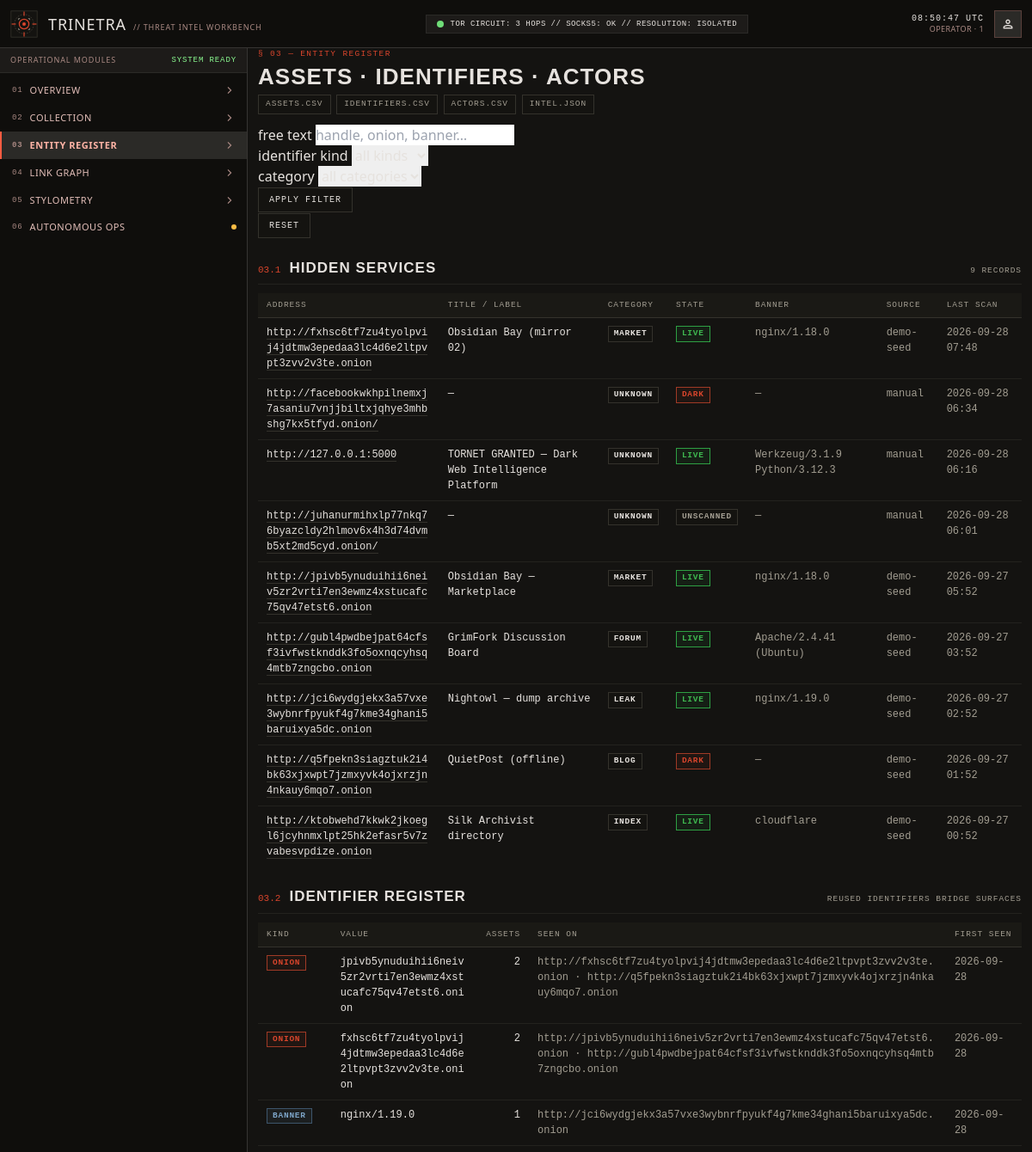
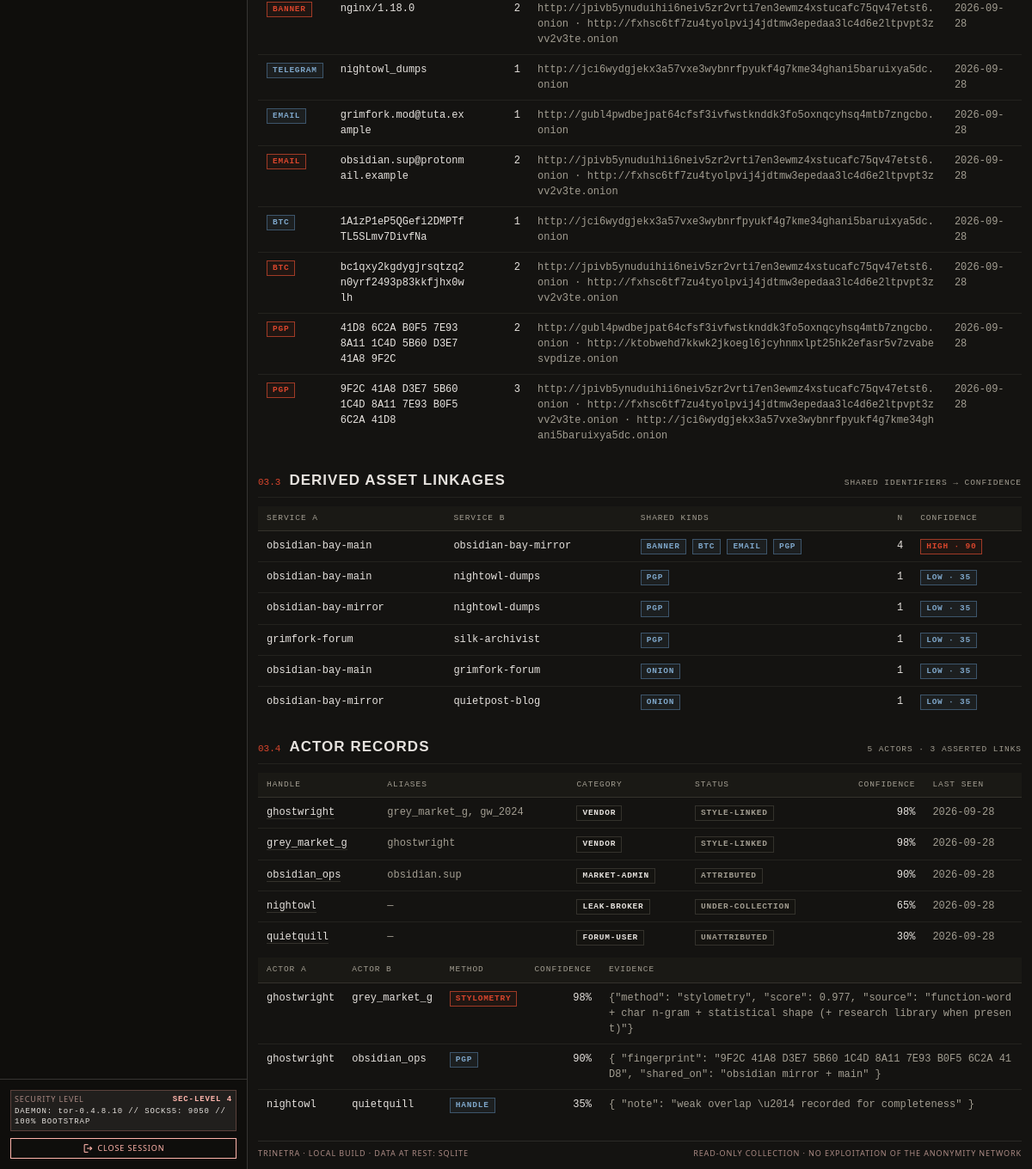
/intel/ (signed in), run on the app's committed database (2 pictures, top to bottom).
### models.py (models this page shows, shortened)
class Asset(db.Model):
    __tablename__ = "assets"
    id = db.Column(db.Integer, primary_key=True)
    url = db.Column(db.String(512), unique=True, nullable=False, index=True)
    label = db.Column(db.String(160), default="")
    category = db.Column(db.String(40), default="unknown")  # market|forum|leak|blog|index|unknown
    kind = db.Column(db.String(20), default="onion")        # onion|clearnet
    title = db.Column(db.String(255), default="")
    alive = db.Column(db.Boolean, default=None)
    status_code = db.Column(db.Integer, nullable=True)
    server_banner = db.Column(db.String(255), default="")
    cert_subject = db.Column(db.String(255), default="")
    cert_org = db.Column(db.String(255), default="")
    favicon_hash = db.Column(db.String(64), default="")
    fingerprint = db.Column(db.String(255), default="")
    source = db.Column(db.String(60), default="manual")
    notes = db.Column(db.Text, default="")
    first_seen = db.Column(db.DateTime, default=utcnow)
    last_scan = db.Column(db.DateTime, nullable=True)

class Identifier(db.Model):
    __tablename__ = "identifiers"
    id = db.Column(db.Integer, primary_key=True)
    kind = db.Column(db.String(30), index=True)  # pgp|btc|xmr|eth|email|handle|telegram|onion|domain|banner
    value = db.Column(db.String(512))
    norm = db.Column(db.String(512), index=True)
    first_seen = db.Column(db.DateTime, default=utcnow)
    last_seen = db.Column(db.DateTime, default=utcnow, index=True)
    __table_args__ = (db.UniqueConstraint("kind", "norm", name="uq_ident"),)

class Actor(db.Model):
    __tablename__ = "actors"
    id = db.Column(db.Integer, primary_key=True)
    handle = db.Column(db.String(120), unique=True, nullable=False)
    aliases = db.Column(db.String(255), default="")
    category = db.Column(db.String(40), default="unknown")
    confidence = db.Column(db.Integer, default=0)   # 0-100 attribution confidence
    status = db.Column(db.String(30), default="unattributed")
    first_seen = db.Column(db.DateTime, default=utcnow)
    last_seen = db.Column(db.DateTime, default=utcnow)
    notes = db.Column(db.Text, default="")

class PersonaLink(db.Model):
    __tablename__ = "persona_links"
    id = db.Column(db.Integer, primary_key=True)
    actor_a = db.Column(db.String(120), index=True)
    actor_b = db.Column(db.String(120), index=True)
    method = db.Column(db.String(30))   # pgp|wallet|handle|stylometry|infra
    confidence = db.Column(db.Integer, default=0)
    evidence = db.Column(db.Text, default="[]")
    created_at = db.Column(db.DateTime, default=utcnow)

### routes/intel.py (the view)
@intel_bp.route("/")
def index():
    q = (request.args.get("q") or "").strip().lower()
    kind = request.args.get("kind", "")
    category = request.args.get("category", "")
    assets = Asset.query.order_by(Asset.last_scan.desc().nullslast(), Asset.id.desc())
    if q:
        like = f"%{q}%"
        assets = assets.filter(db.or_(Asset.url.like(like), Asset.title.like(like),
                                      Asset.label.like(like), Asset.server_banner.like(like)))
    if category:
        assets = assets.filter_by(category=category)
    assets = assets.limit(200).all()
    idents = Identifier.query.order_by(Identifier.last_seen.desc())
    if kind:
        idents = idents.filter_by(kind=kind)
    else:
        idents = idents.limit(300)
    ident_rows = []
    for i in idents:
        assets_for = [m.asset for m in i.mentions if m.asset]
        shared = len({a.id for a in assets_for}) >= 2
        ident_rows.append((i, assets_for, shared))
    actors = Actor.query.order_by(Actor.confidence.desc(), Actor.handle).all()
    links = linkage_rows()
    kinds = [k for (k,) in db.session.query(Identifier.kind).distinct().order_by(Identifier.kind)]
    categories = [c for (c,) in db.session.query(Asset.category).distinct().order_by(Asset.category)]
    return render_template(
        "intel.html",
        assets=assets,
        ident_rows=ident_rows,
        actors=actors,
        persona_links=PersonaLink.query.order_by(PersonaLink.confidence.desc()).all(),
        linkages=links,
        kinds=kinds,
        categories=categories,
        filters={"q": q, "kind": kind, "category": category},
    )

### engines/correlate.py (called while the page is built)
def confidence_for(count: int):
    return CONFIDENCE[min(count, 3)]

def linkage_rows():
    rows = []
    for pair in shared_identifier_pairs():
        kinds = sorted({i.kind for i in pair["identifiers"]})
        rows.append(
            {
                "a": pair["asset_a"].url,
                "b": pair["asset_b"].url,
                "a_label": pair["asset_a"].label or pair["asset_a"].title or pair["asset_a"].url,
                "b_label": pair["asset_b"].label or pair["asset_b"].title or pair["asset_b"].url,
                "count": pair["count"],
                "kinds": kinds,
                "score": pair["score"],
                "label": pair["label"],
                "rationale": pair["rationale"],
                "identifiers": [
                    {"kind": i.kind, "value": i.value[:70]} for i in pair["identifiers"]
                ],
            }
        )
    return rows

### templates/intel.html (shortened to what this page needs)
{% extends "base.html" %}
{% block content %}
<div class="masthead">
  <div>
    <div class="eyebrow">§ 03 — entity register</div>
    <h2>Assets · identifiers · actors</h2>
  </div>
  <div class="meta">
    <a class="btn small" href="{{ url_for('export.assets_csv') }}">assets.csv</a>
    <a class="btn small" href="{{ url_for('export.identifiers_csv') }}">identifiers.csv</a>
    <a class="btn small" href="{{ url_for('export.actors_csv') }}">actors.csv</a>
    <a class="btn small" href="{{ url_for('export.intel_json') }}">intel.json</a>
  </div>
</div>
<form method="get" class="filters" style="margin-bottom:22px">
  <div class="field">
    <label class="fl" for="q">free text</label>
    <input id="q" type="text" name="q" value="{{ filters.q }}" placeholder="handle, onion, banner…">
  </div>
  <div class="field">
    <label class="fl" for="kind">identifier kind</label>
    <select id="kind" name="kind">
      <option value="">all kinds</option>
    </select>
  </div>
  <div class="field">
    <label class="fl" for="category">category</label>
    <select id="category" name="category">
      <option value="">all categories</option>
    </select>
  </div>
  <div class="field"><button class="btn" type="submit">apply filter</button></div>
  <div class="field"><a class="btn" href="{{ url_for('intel.index') }}">reset</a></div>
</form>
<div class="section-head"><span class="sn">03.1</span><h3>Hidden services</h3>
  <span class="sh">{{ assets | length }} records</span></div>
<div class="panel"><div class="body tight">
  <table>
    <thead><tr><th>address</th><th>title / label</th><th>category</th><th>state</th>
      <th>banner</th><th>source</th><th>last scan</th></tr></thead>
    <tbody>
    {% for a in assets %}
      <tr>
        <td class="wrap"><a href="{{ url_for('intel.asset', asset_id=a.id) }}">{{ a.url }}</a></td>
        <td>{{ a.title or a.label or '—' }}</td>
        <td><span class="tag dark">{{ a.category }}</span></td>
        <td>
          {% if a.alive is none %}<span class="tag info">unscanned</span>
          {% elif a.alive %}<span class="tag ok">live</span>
          {% else %}<span class="tag high">dark</span>{% endif %}
        </td>
        <td class="mono dim">{{ a.server_banner or '—' }}</td>
        <td class="dim">{{ a.source }}</td>
        <td class="dim">{{ a.last_scan.strftime('%Y-%m-%d %H:%M') if a.last_scan else '—' }}</td>
      </tr>
    {% else %}
      <tr><td colspan="7" class="empty">no services — start a collection run</td></tr>
    {% endfor %}
    </tbody>
  </table>
</div></div>
<div class="section-head"><span class="sn">03.2</span><h3>Identifier register</h3>
  <span class="sh">reused identifiers bridge surfaces</span></div>
<div class="panel"><div class="body tight">
  <table>
    <thead><tr><th>kind</th><th>value</th><th class="num">assets</th><th>seen on</th><th>first seen</th></tr></thead>
    <tbody>
    {% for i, asset_list, shared in ident_rows %}
      <tr>
        <td><span class="tag {{ 'high' if shared else 'blue' }}">{{ i.kind }}</span></td>
        <td class="wrap mono">{{ i.value[:110] }}{% if i.value|length > 110 %}…{% endif %}</td>
        <td class="num">{{ asset_list | length }}</td>
        <td class="wrap dim">
          {% for a in asset_list[:3] %}{{ a.url }}{% if not loop.last %} · {% endif %}{% endfor %}
        </td>
        <td class="dim">{{ i.first_seen.strftime('%Y-%m-%d') }}</td>
      </tr>
    {% else %}
      <tr><td colspan="5" class="empty">no identifiers harvested yet</td></tr>
    {% endfor %}
    </tbody>
  </table>
</div></div>
<div class="section-head"><span class="sn">03.3</span><h3>Derived asset linkages</h3>
  <span class="sh">shared identifiers → confidence</span></div>
<div class="panel"><div class="body tight">
  <table>
    <thead><tr><th>service a</th><th>service b</th><th>shared kinds</th>
      <th class="num">n</th><th>confidence</th></tr></thead>
    <tbody>
    {% for l in linkages %}
      <tr>
        <td class="wrap">{{ l.a_label }}</td>
        <td class="wrap">{{ l.b_label }}</td>
        <td>{% for k in l.kinds %}<span class="tag blue">{{ k }}</span> {% endfor %}</td>
        <td class="num">{{ l.count }}</td>
        <td><span class="tag {{ 'high' if l.score >= 90 else ('medium' if l.score >= 65 else 'low') }}">{{ l.label }} · {{ l.score }}</span></td>
      </tr>
    {% else %}
      <tr><td colspan="5" class="empty">no identifier is shared between two services yet — scan more targets</td></tr>
    {% endfor %}
    </tbody>
  </table>
</div></div>
<div class="section-head"><span class="sn">03.4</span><h3>Actor records</h3>
  <span class="sh">{{ actors | length }} actors · {{ persona_links | length }} asserted links</span></div>
<div class="panel"><div class="body tight">
  <table>
    <thead><tr><th>handle</th><th>aliases</th><th>category</th><th>status</th>
      <th class="num">confidence</th><th>last seen</th></tr></thead>
    <tbody>
    {% for a in actors %}
      <tr>
        <td><a href="{{ url_for('intel.actor', handle=a.handle) }}">{{ a.handle }}</a></td>
        <td class="dim">{{ a.aliases or '—' }}</td>
        <td><span class="tag dark">{{ a.category }}</span></td>
        <td><span class="tag info">{{ a.status }}</span></td>
        <td class="num">{{ a.confidence }}%</td>
        <td class="dim">{{ a.last_seen.strftime('%Y-%m-%d') if a.last_seen else '—' }}</td>
      </tr>
    {% else %}
      <tr><td colspan="6" class="empty">no actor records yet — assert links from stylometry</td></tr>
    {% endfor %}
    </tbody>
  </table>
  {% if persona_links %}
  <table style="margin-top:6px">
    <thead><tr><th>actor a</th><th>actor b</th><th>method</th><th class="num">confidence</th><th>evidence</th></tr></thead>
    <tbody>
    {% for l in persona_links %}
      <tr>
        <td>{{ l.actor_a }}</td><td>{{ l.actor_b }}</td>
        <td><span class="tag {{ 'high' if l.method == 'stylometry' else 'blue' }}">{{ l.method }}</span></td>
        <td class="num">{{ l.confidence }}%</td>
        <td class="dim wrap">{{ l.evidence[:140] }}</td>
      </tr>
    {% endfor %}
    </tbody>
  </table>
  {% endif %}
</div></div>
{% endblock %}

### static/css/trinetra.css (style rules this page uses)
:root { --surface: #141311; --surface-low: #1d1b19; --surface-high: #2b2a27; --hairline: #34322c; --hairline-soft: #23221e; --ink: #e6e2de; --muted: #a29d91; --accent: #d8452c; --ok: #3fb950; --warn: #d29922; --blue: #7ea6c9; --low: #6f7b86; }
html, body { height: 100%; }
body { margin: 0; overscroll-behavior: none; }
table { width: 100%; border-collapse: collapse; font-family: 'JetBrains Mono', monospace; font-size: 12px; }
thead th { background: #1a1915; color: var(--muted); font-size: 9.5px; font-weight: 500; letter-spacing: .1em; text-transform: uppercase; text-align: left; padding: 7px 10px; border-bottom: 1px solid var(--hairline); white-space: nowrap; }
tbody td { padding: 8px 10px; color: var(--ink); border-bottom: 1px solid var(--hairline-soft); vertical-align: top; }
tbody tr:last-child td { border-bottom: none; }
td.num, th.num { text-align: right; font-variant-numeric: tabular-nums; }
td.wrap { word-break: break-all; }
td a, th a { color: var(--ink); text-decoration: none; border-bottom: 1px solid var(--hairline); }
.tag { display: inline-block; padding: 1px 6px; font-family: 'JetBrains Mono', monospace; font-size: 9.5px; font-weight: 600; letter-spacing: .08em; text-transform: uppercase; border: 1px solid var(--hairline); color: var(--muted); background: #141310; white-space: nowrap; }
.tag.high { color: var(--accent); border-color: #a03a26; background: rgba(216,69,44,.06); }
.tag.low { color: var(--blue); border-color: #3d556b; background: rgba(126,166,201,.08); }
.tag.info { color: var(--muted); border-color: var(--hairline); }
.tag.ok { color: var(--ok); border-color: #2ea043; background: rgba(46,160,67,.08); }
.tag.dark { color: var(--ink); border-color: var(--hairline); }
.tag.blue { color: var(--blue); border-color: #3d556b; background: rgba(126,166,201,.08); }
.btn { display: inline-flex; align-items: center; gap: 6px; padding: 6px 12px; border: 1px solid var(--hairline); background: #141310; color: var(--ink); font-family: 'JetBrains Mono', monospace; font-size: 10px; font-weight: 500; letter-spacing: .1em; text-transform: uppercase; text-decoration: none; cursor: pointer; transition: background .12s, border-color .12s, color .12s; }
.btn.small { padding: 3px 8px; font-size: 9.5px; }
.masthead { margin-bottom: 12px; }
.eyebrow { font-family: 'JetBrains Mono', monospace; font-size: 9.5px; letter-spacing: .14em; text-transform: uppercase; color: var(--accent); margin-bottom: 4px; }
.masthead h2 { margin: 0; font-family: 'Barlow Condensed', sans-serif; font-size: 26px; line-height: 30px; font-weight: 700; letter-spacing: .04em; text-transform: uppercase; color: var(--ink); }
.masthead .meta { font-family: 'JetBrains Mono', monospace; font-size: 10px; letter-spacing: .06em; color: var(--muted); text-transform: uppercase; margin-top: 6px; }
.masthead .meta a { color: var(--muted); }
.section-head { display: flex; align-items: baseline; gap: 10px; margin: 22px 0 10px; padding-bottom: 6px; border-bottom: 1px solid var(--hairline-soft); }
.section-head .sn { color: var(--accent); font-family: 'JetBrains Mono', monospace; font-size: 11px; }
.section-head h3 { margin: 0; font-family: 'Barlow Condensed', sans-serif; font-size: 17px; font-weight: 600; letter-spacing: .06em; text-transform: uppercase; color: var(--ink); }
.section-head .sh { margin-left: auto; font-family: 'JetBrains Mono', monospace; font-size: 9.5px; letter-spacing: .1em; text-transform: uppercase; color: var(--muted); }
.dim { color: var(--muted); }
.mono { font-family: 'JetBrains Mono', monospace; }
.wrap { word-break: break-all; }

### data on the page
Asset: url "http://fxhsc6tf7zu4tyolpvij4jdtmw3epedaa3lc4d6e2ltpvpt3zvv2v3te.onion", title "Obsidian Bay (mirror 02)", category "MARKET", alive "LIVE", server_banner "nginx/1.18.0", source "demo-seed", last_scan "2026-09-28 07:48", b_label "obsidian-bay-mirror", a_label "obsidian-bay-mirror" "obsidian-bay-mirror"
Asset: url "http://facebookwkhpilnemxj7asaniu7vnjjbiltxjqhye3mhbshg7kx5tfyd.onion/", title+label "—", category "UNKNOWN", alive "DARK", server_banner "—", source "manual", last_scan "2026-09-28 06:34"
Asset: url "http://127.0.0.1:5000", title "TORNET GRANTED — Dark Web Intelligence Platform", category "UNKNOWN", alive "LIVE", server_banner "Werkzeug/3.1.9 Python/3.12.3", source "manual", last_scan "2026-09-28 06:16"
Asset: url "http://juhanurmihxlp77nkq76byazcldy2hlmov6x4h3d74dvmb5xt2md5cyd.onion/", title+label "—", category "UNKNOWN", shows "UNSCANNED", server_banner "—", source "manual", last_scan "2026-09-28 06:01"
Asset: url "http://jpivb5ynuduihii6neiv5zr2vrti7en3ewmz4xstucafc75qv47etst6.onion", title "Obsidian Bay — Marketplace", category "MARKET", alive "LIVE", server_banner "nginx/1.18.0", source "demo-seed", last_scan "2026-09-27 05:52", a_label "obsidian-bay-main" "obsidian-bay-main" "obsidian-bay-main"
Asset: url "http://gubl4pwdbejpat64cfsf3ivfwstknddk3fo5oxnqcyhsq4mtb7zngcbo.onion", title "GrimFork Discussion Board", category "FORUM", alive "LIVE", server_banner "Apache/2.4.41 (Ubuntu)", source "demo-seed", last_scan "2026-09-27 03:52", a_label "grimfork-forum", b_label "grimfork-forum"
Asset: url "http://jci6wydgjekx3a57vxe3wybnrfpyukf4g7kme34ghani5baruixya5dc.onion", title "Nightowl — dump archive", category "LEAK", alive "LIVE", server_banner "nginx/1.19.0", source "demo-seed", last_scan "2026-09-27 02:52", b_label "nightowl-dumps" "nightowl-dumps"
Asset: url "http://q5fpekn3siagztuk2i4bk63xjxwpt7jzmxyvk4ojxrzjn4nkauy6mqo7.onion", title "QuietPost (offline)", category "BLOG", alive "DARK", server_banner "—", source "demo-seed", last_scan "2026-09-27 01:52", b_label "quietpost-blog"
Asset: url "http://ktobwehd7kkwk2jkoegl6jcyhnmxlpt25hk2efasr5v7zvabesvpdize.onion", title "Silk Archivist directory", category "INDEX", alive "LIVE", server_banner "cloudflare", source "demo-seed", last_scan "2026-09-27 00:52", b_label "silk-archivist"
Identifier: kind "ONION", value "jpivb5ynuduihii6neiv5zr2vrti7en3ewmz4xstucafc75qv47etst6.onion", asset_list "2", first_seen "2026-09-28"
Identifier: kind "ONION", value "fxhsc6tf7zu4tyolpvij4jdtmw3epedaa3lc4d6e2ltpvpt3zvv2v3te.onion", asset_list "2", first_seen "2026-09-28"
Identifier: kind "BANNER", value "nginx/1.19.0", asset_list "1", first_seen "2026-09-28"
Identifier: kind "BANNER", value "nginx/1.18.0", asset_list "2", first_seen "2026-09-28"
Identifier: kind "TELEGRAM", value "nightowl_dumps", asset_list "1", first_seen "2026-09-28"
Identifier: kind "EMAIL", value "grimfork.mod@tuta.example", asset_list "1", first_seen "2026-09-28"
Identifier: kind "EMAIL", value "obsidian.sup@protonmail.example", asset_list "2", first_seen "2026-09-28"
Identifier: kind "BTC", value "1A1zP1eP5QGefi2DMPTfTL5SLmv7DivfNa", asset_list "1", first_seen "2026-09-28"
Identifier: kind "BTC", value "bc1qxy2kgdygjrsqtzq2n0yrf2493p83kkfjhx0wlh", asset_list "2", first_seen "2026-09-28"
Identifier: kind "PGP", value "41D8 6C2A B0F5 7E93 8A11 1C4D 5B60 D3E7 41A8 9F2C", asset_list "2", first_seen "2026-09-28"
Identifier: kind "PGP", value "9F2C 41A8 D3E7 5B60 1C4D 8A11 7E93 B0F5 6C2A 41D8", asset_list "3", first_seen "2026-09-28"
Actor: handle "ghostwright", aliases "grey_market_g, gw_2024", category "VENDOR", status "STYLE-LINKED", confidence "98", last_seen "2026-09-28"
Actor: handle "grey_market_g", aliases "ghostwright", category "VENDOR", status "STYLE-LINKED", confidence "98", last_seen "2026-09-28"
Actor: handle "obsidian_ops", aliases "obsidian.sup", category "MARKET-ADMIN", status "ATTRIBUTED", confidence "90", last_seen "2026-09-28"
Actor: handle "nightowl", aliases "—", category "LEAK-BROKER", status "UNDER-COLLECTION", confidence "65", last_seen "2026-09-28"
Actor: handle "quietquill", aliases "—", category "FORUM-USER", status "UNATTRIBUTED", confidence "30", last_seen "2026-09-28"
PersonaLink: actor_a "ghostwright", actor_b "grey_market_g", method "STYLOMETRY", confidence "98", evidence "{\"method\": \"stylometry\", \"score\": 0.977, \"source\": \"function-word + char n-gram + statistical shape (+ research library when present)\"}"
PersonaLink: actor_a "ghostwright", actor_b "obsidian_ops", method "PGP", confidence "90", evidence "{ \"fingerprint\": \"9F2C 41A8 D3E7 5B60 1C4D 8A11 7E93 B0F5 6C2A 41D8\", \"shared_on\": \"obsidian mirror + main\" }"
PersonaLink: actor_a "nightowl", actor_b "quietquill", method "HANDLE", confidence "35", evidence "{ \"note\": \"weak overlap \\u2014 recorded for completeness\" }"

### other printed values
{{ user or 'guest' }} "1"
{{ n }} "01" "02" "03" "04" "05" "06"
{{ label }} "OVERVIEW" "COLLECTION" "ENTITY REGISTER" "LINK GRAPH" "STYLOMETRY" "AUTONOMOUS OPS"
{{ assets | length }} "9"
{{ l.count }} "4" "1" "1" "1" "1" "1"
{{ l.label }} "HIGH" "LOW" "LOW" "LOW" "LOW" "LOW"
{{ l.score }} "90" "35" "35" "35" "35" "35"
{{ actors | length }} "5"
{{ persona_links | length }} "3"
